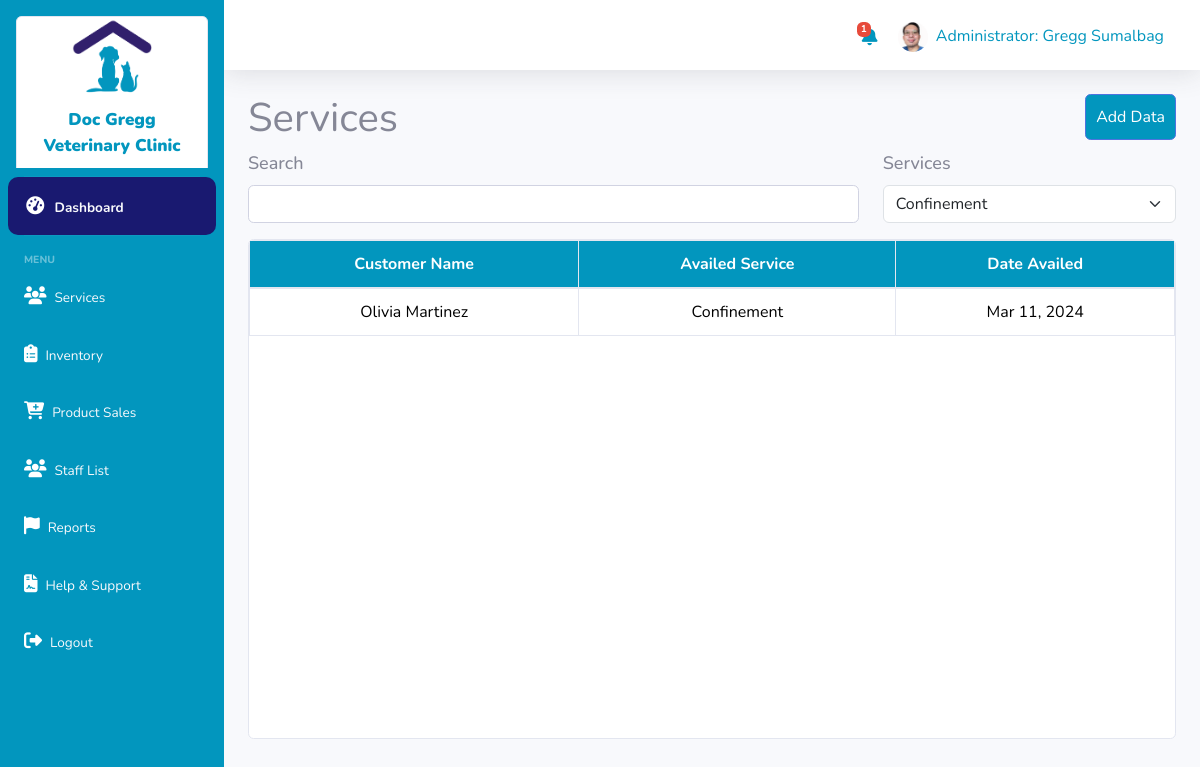
The page /admin/services/services-confinement.php (signed in) on the database its author committed.
### tables this page shows
CREATE TABLE `tbl_services` (
  `serv_id` int NOT NULL,
  `customer_name` text NOT NULL,
  `customer_contact` varchar(11) NOT NULL,
  `customer_address` varchar(255) NOT NULL,
  `service_availed` text NOT NULL,
  `staff_name` text NOT NULL,
  `created_at` timestamp NOT NULL DEFAULT CURRENT_TIMESTAMP ON UPDATE CURRENT_TIMESTAMP,
  `deleted_at` text
);

### admin/services/services-confinement.php (the view, shortened to what this page needs)
<?php
    require('../../classes/staff.class.php');
    $userdetails = $bmis->get_userdata();
    $user = $staffbmis->view_single_staff($userdetails['id_admin']);
    $bmis->validate_admin();
    $staffbmis->delete_invetory();
    $page = isset($_GET['page']) ? $_GET['page'] : 1;
    $recordsPerPage = 5;
    $view = $staffbmis->view_services_confinement($page, $recordsPerPage);
    function getServiceConfinement($serviceAvailed) {
        $services = explode(', ', $serviceAvailed);
        foreach ($services as $service) {
            if ($service == 'Confinement') {
                return $service;
            }
        }
        return '';
    }
?>
<?php
    include('dashboard_sidebar_start.php');
?>
<div class="container-fluid">
    <div class="row">
        <div class="col-md-6"><h1 class="">Services</h1></div>
        <div class="col-md-6"><a href="../create_service.php" style="float:right;padding: 10px" class="btn btn-primary">Add Data</a></div>
    </div>
    <div class="row">
        <div class="col-md-12">
        <div class="row">
            <div class="col-md-8">
                 <div class="form-group">
                    <label> Search </label>
                    <input type="text" class="form-control" id="searchInput" name="name"  value="" required>
                </div>
            </div>
            <div class="col-md-4">
                <label> Services </label>
                <select id="categorySelect" class="form-select" aria-label="Default select example">
                    <option selected>Confinement</option>
                </select>
            </div>
        </div>
        <div class="card" style="height: 500px; overflow: auto;">
        <table class="table table-hover text-center table-bordered">
                <form action="" method="post">
                    <thead style="background: #0296be;color:#fff;" class="sticky">
                        <tr>
                            <th> Customer Name </th>
                            <th> Availed Service </th>
                            <th> Date Availed </th>
                        </tr>
                    </thead>
                    <tbody>
                    <?php if (is_array($view) && count($view) > 0) { ?>
                            <?php foreach($view as $view) {?>
                                <tr>
                                    <td><?= strlen($view['customer_name']) > 20 ? substr($view['customer_name'], 0, 20) . '...' : $view['customer_name']; ?></td>
                                    <td><?= getServiceConfinement($view['service_availed']); ?></td>
                                    <td> <?= date("M d, Y", strtotime($view['created_at'])); ?> </td>
                                </tr>
                                <?php } ?>
                            <?php } else { ?>
                                <tr>
                                    <td colspan="4">No Data Found</td>
                                </tr>
                            <?php } ?>
                    </tbody>
                </form>
            </table>
        </div>
        </div>
    </div>
</div>

### admin/services/dashboard_sidebar_start.php (shortened to what this page needs)
<!DOCTYPE html>
<html lang="en">
<head>
    <link href="vendor/fontawesome-free/css/all.min.css" rel="stylesheet" type="text/css">
        <link href="https://cdn.jsdelivr.net/npm/bootstrap@5.3.2/dist/css/bootstrap.min.css" rel="stylesheet">
    <link href="../../css/sidenav.css" rel="stylesheet">
    <link href="../../css/sb-admin-2.css" rel="stylesheet">
</head>
<body id="page-top">
    <div id="wrapper">
    <?php
$userdetails = $bmis->get_userdata();
$userRole = $userdetails['role'];
?>
<ul class="navbar-nav p-2 sidebar sidebar-dark fixed-sidebar accordion" id="accordionSidebar">
    <div class="card sss m-2">
        <img class="logo" src="../../assets/logo.png">
        <div class="sidebar-brand-text">
            Doc Gregg <br>Veterinary Clinic
        </div>
    </div>
    <li class="nav-item" id="dashboard">
        <a class="nav-link text-light" href="../admin_dashboard.php">
            <i class="fas fa-fw fa-tachometer-alt"></i>
            <span>Dashboard</span>
        </a>
    </li>
    <hr class="sidebar-divider">
    <div class="sidebar-heading">
        Menu
    </div>
    <?php if ($userRole === 'administrator') : ?>
        <li class="nav-item" id="client">
            <a class="nav-link text-light" href="../services.php">
                <i class="fas fa-users"></i>
                <span>Services</span>
            </a>
        </li>
        <li class="nav-item" id="inventory">
            <a class="nav-link text-light" href="../admin_inventory.php">
            <i class="fas fa-clipboard-list"></i>
                <span>Inventory</span>
            </a>
        </li>
        <li class="nav-item" id="sales">
            <a class="nav-link text-light" href="../admin_product_sale.php">
            <i class="fas fa-cart-plus"></i>
                <span>Product Sales</span>
            </a>
        </li>
        <li class="nav-item" id="staff">
                <a class="nav-link text-light" href="../admin_staff_list.php">
                <i class="fas fa-users"></i>
                    <span>Staff List</span>
                </a>
            </li>
        <li class="nav-item" id="reports">
            <a class="nav-link text-light" href="../admin_reports.php">
            <i class="fas fa-flag"></i>
                <span>Reports</span>
            </a>
        </li>
    <?php endif; ?>
    <li class="nav-item" id="help">
        <a class="nav-link text-light" href="../admin_help.php">
        <i class="fas fa-file-contract"></i>
            <span>Help & Support</span>
        </a>
    </li>
    <li class="nav-item" id="logout">
        <a class="nav-link text-light" href="../logout.php">
            <i class="fas fa-sign-out-alt"></i>
            <span>Logout</span>
        </a>
    </li>
</ul>
        <div id="content-wrapper" class="d-flex flex-column">
            <div id="content">
                <nav class="navbar navbar-expand navbar-light bg-white topbar mb-4 static-top shadow fixed-navbar">
                    <ul class="navbar-nav ml-auto">
                        <li class="nav-item mt-4">
                        <?php if ($userRole === 'administrator') : ?>
                            <?php $lowInventoryCount = $staffbmis->count_low_inventory(); ?>
                                <a href="../admin_low_inventory.php" style="position: relative;">
                                    <i class="fas fa-bell" style="font-size: 20px;color: #0296be !important;"></i>
                                    <?php if($lowInventoryCount > 0) : ?>
                                    <span class="badge badge-danger" style="font-size:10px; position: absolute; top: -5; left: -5;"><?php echo $lowInventoryCount; ?></span>
                                </a>&nbsp;
                            <?php endif; ?>
                            <?php endif; ?>
                        </li>
                        <li class="nav-item dropdown">
                                <a class="nav-link" href="admin_myprofile.php" id="userDropdown" role="button" aria-haspopup="true" aria-expanded="false">
                                <?php if (empty($user['picture'])): ?>
                                    <img id="blah" src="../../assets/placeholder/user-placeholder.png" class="rounded-circle mr-2" style="width: 30px;" alt="User Picture"> <h6 class="mr-2 mt-2 d-lg-inline text-primary"><?= ucfirst($userdetails['role']) ?>: <?= $userdetails['fname']?> <?= $userdetails['lname']?></h6>
                                <?php else: ?>
                                    <img id="blah" src="../<?= $user['picture']?>" class="rounded-circle mr-2" style="width: 30px;"  alt="User Picture"> <h6 class="mr-2 mt-2 d-lg-inline text-primary"><?= ucfirst($userdetails['role']) ?>: <?= $userdetails['fname']?> <?= $userdetails['lname']?></h6>
                                <?php endif; ?>
                                </a>
                            </li>
                    </ul>
                </nav>

### css/sidenav.css (style rules this page uses)
.sidebar { background: rgb(2,150,190); }
.sidebar-brand-text { color: rgb(2,150,190); font-size: 20px; margin: 0; }
img { display: block; margin: 0 auto; }
.sidebar-brand-text { padding: 10px; text-align: center; font-weight:900; }
.nav-item { padding-top: 3px; }
.nav-link { font-size: 15px; color: none; }
.container-fluid { overflow: hidden; }

### admin/services/dashboard_sidebar_start.php (style rules this page uses)
.btn-primary { background: #0296be !important; }
.sidebar .active { background: #191970; border-radius: 10px; }
.fas { color: #fff !important; font-size: 18px !important; }
label { font-weight: 500; font-size: 18px; }
.table th { background: #0296be; color: white; }
thead.sticky { position: sticky; top: 0; z-index: 100; }
.logo { width:80px; height: 80px; }
.sss .sidebar-brand-text { font-size: 17px; }

### admin/services/services-confinement.php (style rules this page uses)
thead.sticky { position: sticky; top: 0; z-index: 100; }

### rows shown on the page
tbl_services: customer_name "Olivia Martinez", service_availed "Confinement", created_at "Mar 11, 2024"

### other values the page prints
$lowInventoryCount "1"
$userdetails['role'] "Administrator"
$userdetails['fname'] "Gregg"
$userdetails['lname'] "Sumalbag"
